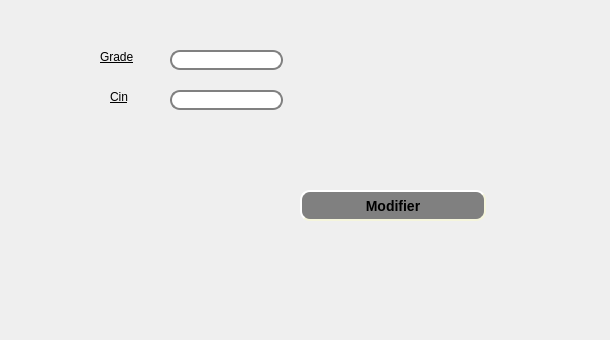
     <widget class="QWidget" name="tab_9">
      <attribute name="title">
       <string>modifier un employe</string>
      </attribute>
      <widget class="QLineEdit" name="lineEdit_cin_2">
       <property name="geometry">
        <rect>
         <x>170</x>
         <y>90</y>
         <width>113</width>
         <height>20</height>
        </rect>
       </property>
       <property name="styleSheet">
        <string notr="true">QLineEdit {
    border: 2px solid gray;
    border-radius: 10px;
    padding: 0 8px;
    background: white;
    selection-background-color: darkgray;
}</string>
       </property>
      </widget>
      <widget class="QLineEdit" name="lineEdit_grade_2">
       <property name="geometry">
        <rect>
         <x>170</x>
         <y>50</y>
         <width>113</width>
         <height>20</height>
        </rect>
       </property>
       <property name="styleSheet">
        <string notr="true">QLineEdit {
    border: 2px solid gray;
    border-radius: 10px;
    padding: 0 8px;
    background: white;
    selection-background-color: darkgray;
}</string>
       </property>
      </widget>
      <widget class="QLabel" name="label_30">
       <property name="geometry">
        <rect>
         <x>100</x>
         <y>50</y>
         <width>47</width>
         <height>13</height>
        </rect>
       </property>
       <property name="styleSheet">
        <string notr="true">font: 12pt &quot;Andalus&quot;;
text-decoration: underline;</string>
       </property>
       <property name="text">
        <string>Grade</string>
       </property>
      </widget>
      <widget class="QLabel" name="label_31">
       <property name="geometry">
        <rect>
         <x>110</x>
         <y>90</y>
         <width>47</width>
         <height>13</height>
        </rect>
       </property>
       <property name="styleSheet">
        <string notr="true">font: 12pt &quot;Andalus&quot;;
text-decoration: underline;</string>
       </property>
       <property name="text">
        <string>Cin</string>
       </property>
      </widget>
      <widget class="QPushButton" name="pb_ajouter_6">
       <property name="geometry">
        <rect>
         <x>300</x>
         <y>190</y>
         <width>186</width>
         <height>31</height>
        </rect>
       </property>
       <property name="styleSheet">
        <string notr="true">QPushButton#pb_ajouter_6 {
    background-color: grey;
    border-style: outset;
    border-width: 2px;
    border-radius: 10px;
    border-color: beige;
    font: bold 14px;
    min-width: 10em;
    padding: 6px;
}
</string>
       </property>
       <property name="text">
        <string>Modifier</string>
       </property>
      </widget>
      <widget class="QLabel" name="label_7">
       <property name="geometry">
        <rect>
         <x>0</x>
         <y>10</y>
         <width>501</width>
         <height>261</height>
        </rect>
       </property>
       <property name="styleSheet">
        <string notr="true">background-image: url(:/bg.jpg);</string>
       </property>
       <property name="text">
        <string/>
       </property>
       <property name="pixmap">
        <pixmap>../60342173_2276972439287605_1529191567795945472_n.jpg</pixmap>
       </property>
      </widget>
      <widget class="QLabel" name="label_43">
       <property name="geometry">
        <rect>
         <x>-10</x>
         <y>0</y>
         <width>601</width>
         <height>331</height>
        </rect>
       </property>
       <property name="text">
        <string/>
       </property>
       <property name="pixmap">
        <pixmap>../../Downloads/back.png</pixmap>
       </property>
      </widget>
      <zorder>label_43</zorder>
      <zorder>label_7</zorder>
      <zorder>pb_ajouter_6</zorder>
      <zorder>lineEdit_cin_2</zorder>
      <zorder>lineEdit_grade_2</zorder>
      <zorder>label_30</zorder>
      <zorder>label_31</zorder>
     </widget>
